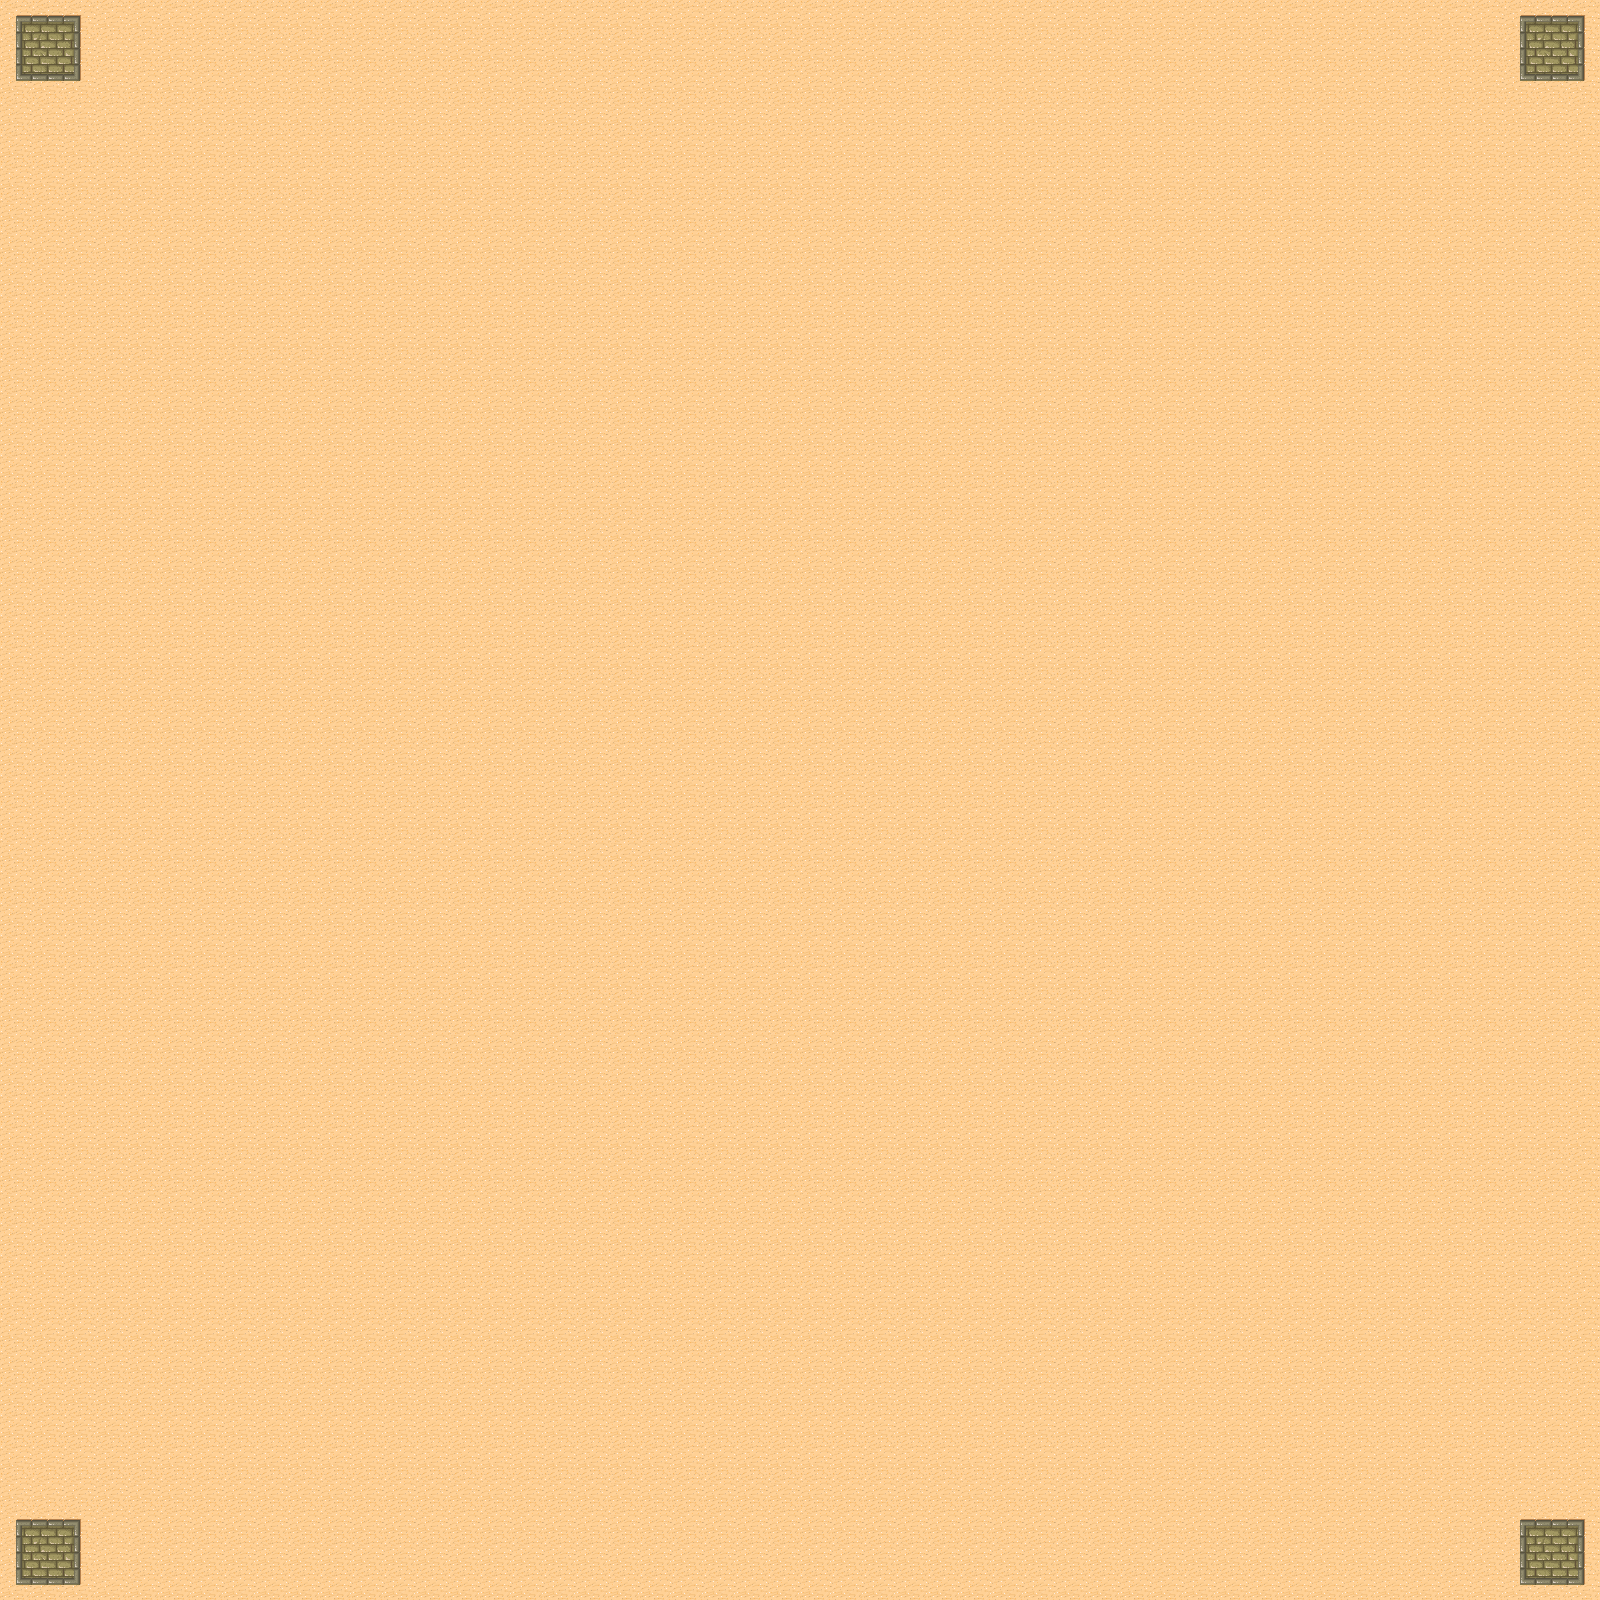

Below is a game level as drawn by its tile map, then a one-line description and the .tmx that defines it (tile-layer data replaced by summaries):
An orthogonal 50x50 tile map with 32x32 px tiles, 1 tile layer (Background).

<map version="1.0" orientation="orthogonal" width="50" height="50" tilewidth="32" tileheight="32">
 <tileset firstgid="1" name="Sand" tilewidth="32" tileheight="32" spacing="1" margin="1">
  <image source="tmw_desert_spacing.png" width="265" height="199" />
 </tileset>
 <layer name="Background" width="50" height="50">
  <data>[2500 cells, 2500 non-empty, 10 distinct tile ids]</data>
 </layer>
</map>
